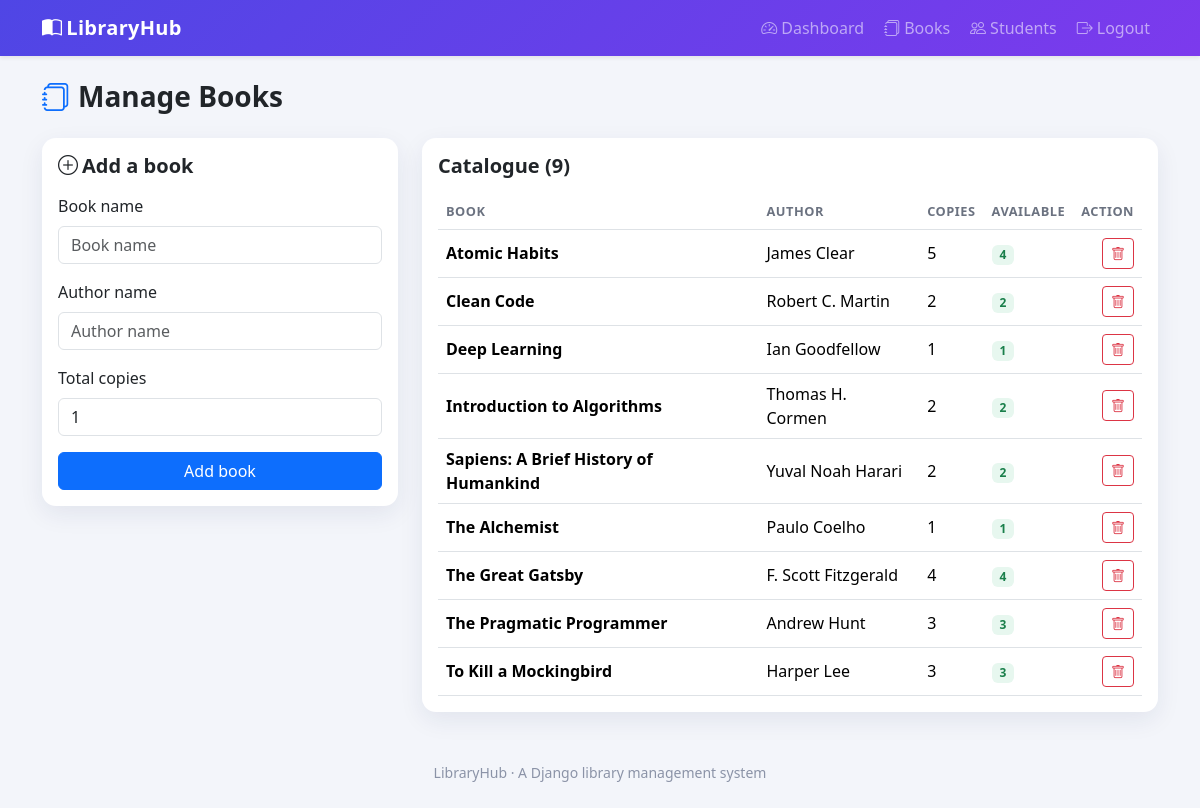
/librarian/books/ (signed in), run on the app's committed database.
### library/models.py (models this page shows, shortened)
class Book(models.Model):
    name = models.CharField(max_length=200)
    author = models.CharField(max_length=120)
    total_copies = models.PositiveIntegerField(default=1)
    added_at = models.DateTimeField(default=timezone.now)
    class Meta:
        ordering = ["name"]
    @property
    def borrowed_count(self):
        return self.borrow_records.filter(returned_at__isnull=True).count()
    @property
    def available_copies(self):
        return max(self.total_copies - self.borrowed_count, 0)
    @property
    def is_available(self):
        return self.available_copies > 0

### library/views.py (the view)
# urls.py: path("librarian/books/", views.manage_books, name="manage_books"),
@login_required
def manage_books(request):
    if not request.user.is_staff:
        return redirect("home")
    if request.method == "POST":
        form = BookForm(request.POST)
        if form.is_valid():
            book = form.save()
            messages.success(request, f'Added "{book.name}".')
            return redirect("manage_books")
    else:
        form = BookForm()
    books = Book.objects.all()
    return render(request, "library/manage_books.html", {"form": form, "books": books})

### library/forms.py
class BookForm(forms.ModelForm):
    class Meta:
        model = Book
        fields = ["name", "author", "total_copies"]
        widgets = {
            "name": forms.TextInput(attrs={"class": BS, "placeholder": "Book name"}),
            "author": forms.TextInput(attrs={"class": BS, "placeholder": "Author name"}),
            "total_copies": forms.NumberInput(attrs={"class": BS, "min": 1}),
        }

### library/templates/library/manage_books.html (shortened to what this page needs)
{% extends "library/base.html" %}
{% block content %}
<h3 class="fw-bold mb-4"><i class="bi bi-journals text-primary me-2"></i>Manage Books</h3>
<div class="row g-4">
  <div class="col-lg-4">
    <div class="card">
      <div class="card-body">
        <h5 class="fw-bold mb-3"><i class="bi bi-plus-circle me-1"></i>Add a book</h5>
        <form method="post" novalidate>
          <div class="mb-3">
            <label class="form-label">Book name</label>
            {{ form.name }}
          </div>
          <div class="mb-3">
            <label class="form-label">Author name</label>
            {{ form.author }}
          </div>
          <div class="mb-3">
            <label class="form-label">Total copies</label>
            {{ form.total_copies }}
          </div>
          <button class="btn btn-primary w-100">Add book</button>
        </form>
      </div>
    </div>
  </div>
  <div class="col-lg-8">
    <div class="card">
      <div class="card-body">
        <h5 class="fw-bold mb-3">Catalogue ({{ books.count }})</h5>
        {% if books %}
        <div class="table-responsive">
          <table class="table align-middle mb-0">
            <thead><tr><th>Book</th><th>Author</th><th>Copies</th><th>Available</th><th class="text-end">Action</th></tr></thead>
            <tbody>
              {% for book in books %}
              <tr>
                <td class="fw-semibold">{{ book.name }}</td>
                <td>{{ book.author }}</td>
                <td>{{ book.total_copies }}</td>
                <td>
                  {% if book.is_available %}
                    <span class="badge badge-soft-success">{{ book.available_copies }}</span>
                  {% else %}
                    <span class="badge text-bg-secondary">0</span>
                  {% endif %}
                </td>
                <td class="text-end">
                  <form method="post" action="{% url 'delete_book' book.id %}" onsubmit="return confirm('Remove this book?');">
                    <button class="btn btn-sm btn-outline-danger"><i class="bi bi-trash"></i></button>
                  </form>
                </td>
              </tr>
              {% endfor %}
            </tbody>
          </table>
        </div>
        {% else %}
          <p class="text-muted mb-0">No books yet. Add your first book using the form.</p>
        {% endif %}
      </div>
    </div>
  </div>
</div>
{% endblock %}

### library/templates/library/base.html (shortened to what this page needs)
{% load static %}
<!DOCTYPE html>
<html lang="en">
<head>
  <link href="https://cdn.jsdelivr.net/npm/bootstrap@5.3.3/dist/css/bootstrap.min.css" rel="stylesheet" />
  <link href="https://cdn.jsdelivr.net/npm/bootstrap-icons@1.11.3/font/bootstrap-icons.min.css" rel="stylesheet" />
</head>
<body>
  <nav class="navbar navbar-expand-lg navbar-dark brand-grad shadow-sm">
    <div class="container">
      <a class="navbar-brand" href="{% url 'home' %}"><i class="bi bi-book-half me-1"></i>LibraryHub</a>
      <div class="collapse navbar-collapse" id="nav">
        <ul class="navbar-nav ms-auto align-items-lg-center gap-lg-1">
          {% if request.session.student_id %}
            <li class="nav-item"><a class="nav-link" href="{% url 'student_dashboard' %}"><i class="bi bi-grid me-1"></i>My Dashboard</a></li>
            <li class="nav-item"><a class="nav-link" href="{% url 'student_logout' %}"><i class="bi bi-box-arrow-right me-1"></i>Logout</a></li>
          {% elif user.is_authenticated and user.is_staff %}
            <li class="nav-item"><a class="nav-link" href="{% url 'librarian_dashboard' %}"><i class="bi bi-speedometer2 me-1"></i>Dashboard</a></li>
            <li class="nav-item"><a class="nav-link" href="{% url 'manage_books' %}"><i class="bi bi-journals me-1"></i>Books</a></li>
            <li class="nav-item"><a class="nav-link" href="{% url 'manage_students' %}"><i class="bi bi-people me-1"></i>Students</a></li>
            <li class="nav-item"><a class="nav-link" href="{% url 'librarian_logout' %}"><i class="bi bi-box-arrow-right me-1"></i>Logout</a></li>
          {% else %}
            <li class="nav-item"><a class="nav-link" href="{% url 'student_login' %}">Student Login</a></li>
            <li class="nav-item"><a class="btn btn-light btn-sm text-primary fw-semibold ms-lg-2" href="{% url 'librarian_login' %}">Librarian Login</a></li>
          {% endif %}
        </ul>
      </div>
    </div>
  </nav>
  <main class="container py-4">
    {% block content %}{% endblock %}
  </main>
  <footer class="text-center py-4">
    <small>LibraryHub &middot; A Django library management system</small>
  </footer>
</body>
</html>

### library/templates/library/base.html (style rules this page uses)
body { background: #f3f5fa; }
.navbar-brand { font-weight: 700; letter-spacing: .3px; }
.brand-grad { background: linear-gradient(135deg, #4f46e5, #7c3aed); }
.card { border: none; box-shadow: 0 8px 24px rgba(31,41,90,.08); border-radius: 14px; }
.table thead th { font-size: .8rem; text-transform: uppercase; letter-spacing: .04em; color: #6b7280; }
.badge-soft-success { background: #e7f7ef; color: #1a7f4b; }
footer { color: #8b93a7; }

### data on the page
Book: name "Atomic Habits", author "James Clear", total_copies "5", available_copies "4"
Book: name "Clean Code", author "Robert C. Martin", total_copies "2", available_copies "2"
Book: name "Deep Learning", author "Ian Goodfellow", total_copies "1", available_copies "1"
Book: name "Introduction to Algorithms", author "Thomas H. Cormen", total_copies "2", available_copies "2"
Book: name "Sapiens: A Brief History of Humankind", author "Yuval Noah Harari", total_copies "2", available_copies "2"
Book: name "The Alchemist", author "Paulo Coelho", total_copies "1", available_copies "1"
Book: name "The Great Gatsby", author "F. Scott Fitzgerald", total_copies "4", available_copies "4"
Book: name "The Pragmatic Programmer", author "Andrew Hunt", total_copies "3", available_copies "3"
Book: name "To Kill a Mockingbird", author "Harper Lee", total_copies "3", available_copies "3"

### other printed values
{{ books.count }} "9"
